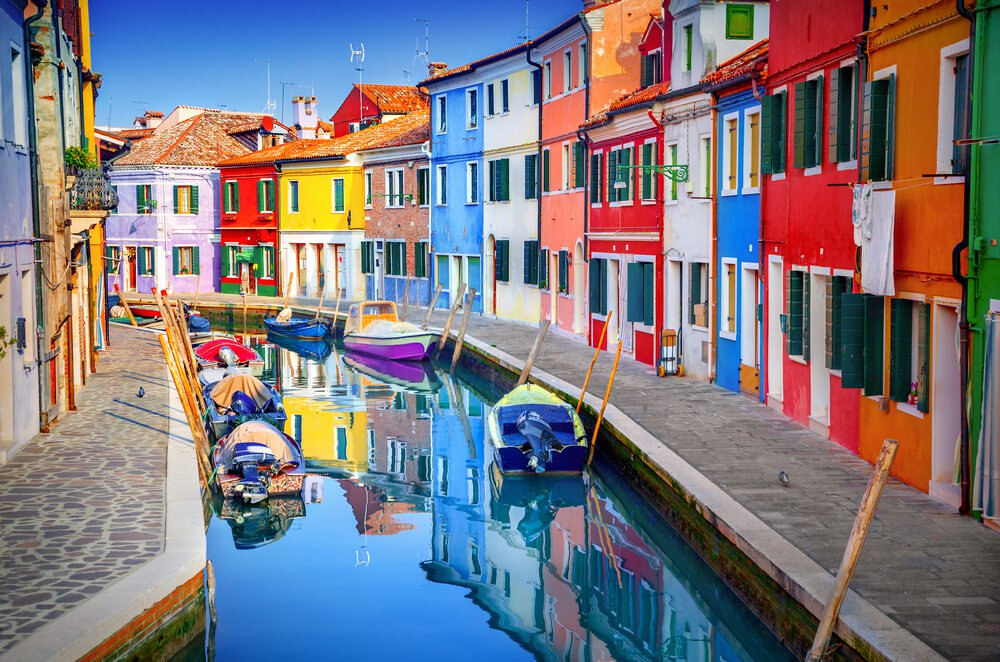
#> input picture colorpic.jpg, 1000 x 662 px, found by its file name
$ python p.py
#> lines starting #> are read from the running program, lines starting #| are printed output that depends on the picture
import cv2
import numpy as np
from sklearn.cluster import KMeans

def color_detection(image_path, k=3):
    # Load the image
#> called with image_path = 'C:/Users/lenovo/Desktop/20/colorpic.jpg', k = 3
    img = cv2.imread(image_path)
#> img is the input picture: shape (662, 1000, 3); mean B, G, R 127.2, 120.1, 124.8
    img = cv2.cvtColor(img, cv2.COLOR_BGR2RGB)  # Convert to RGB

    # Reshape the image to a 2D array of pixels
    pixels = img.reshape((-1, 3))

    # Apply K-means clustering
    kmeans = KMeans(n_clusters=k)
    kmeans.fit(pixels)

    # Get the dominant colors
    dominant_colors = kmeans.cluster_centers_.astype(int)

    # Display the original image
    cv2.imshow("Original Image", cv2.cvtColor(img, cv2.COLOR_RGB2BGR))

    # Create a blank image with the dominant colors
    color_chart = np.zeros((100, 300, 3), dtype=np.uint8)
    color_chart[:, :100] = dominant_colors[0]
    color_chart[:, 100:200] = dominant_colors[1]
    color_chart[:, 200:] = dominant_colors[2]

    # Display the color chart
    cv2.imshow("Dominant Colors", color_chart)
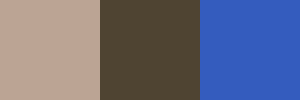
#> window 'Dominant Colors': shape (100, 300, 3); mean B, G, R 129.3, 108, 106
    cv2.waitKey(0)
    cv2.destroyAllWindows()

# Example: Detect color from an image
'''image_path = "C:/Users/lenovo/Desktop/20/colorpic.jpg"'''
image_path = "C:/Users/lenovo/Desktop/20/colorpic.jpg"

color_detection(image_path)
